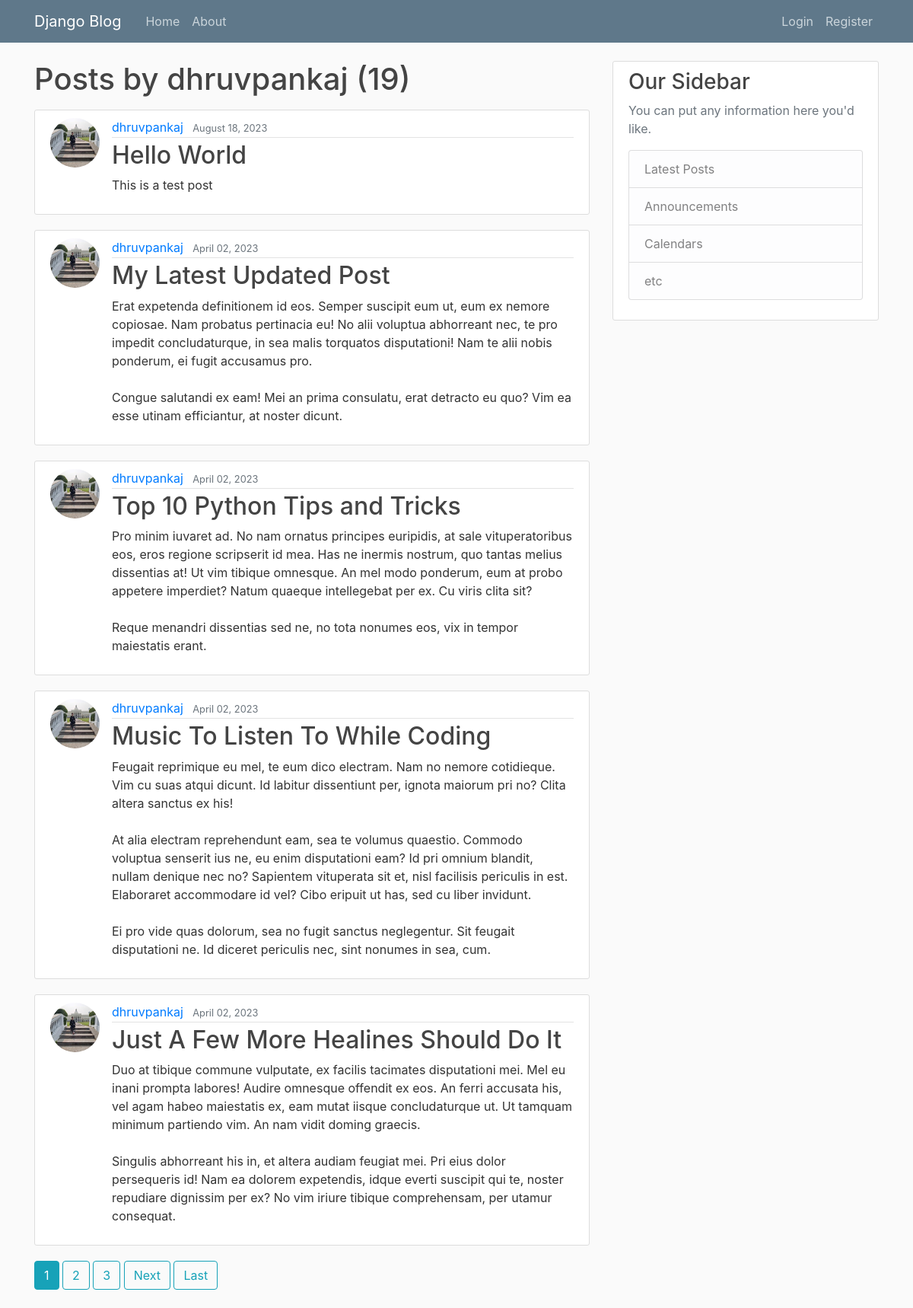
Screenshot of /user/dhruvpankaj/ with the database file from the repository.
### blog/models.py (models this page shows, shortened)
class Post(models.Model):
    title = models.CharField(max_length=100)
    content = models.TextField()
    date_posted = models.DateTimeField(default=timezone.now)
    author = models.ForeignKey(User, on_delete=models.CASCADE)

### users/models.py (models this page shows, shortened)
class Profile(models.Model):
    user = models.OneToOneField(User, on_delete=models.CASCADE)
    image = models.ImageField(default='default.jpg', upload_to='profile_pics')

### blog/views.py (the view)
# urls.py: path('user/<str:username>/', UserPostListView.as_view(), name='user-posts'),
class UserPostListView(ListView):
    model = Post
    template_name = 'blog/user_posts.html'  # <app>/<model>_<viewtype>.html
    context_object_name = 'posts'
    paginate_by = 5
    def get_queryset(self):
        user = get_object_or_404(User, username=self.kwargs.get('username'))
        return Post.objects.filter(author=user).order_by('-date_posted')

### blog/templates/blog/user_posts.html (shortened to what this page needs)
{% extends "blog/base.html" %}
{% block content %}
    <h1 class="mb-3">Posts by {{ view.kwargs.username }} ({{ page_obj.paginator.count }})</h1>
    {% for post in posts %}
        <article class="media content-section">
          <img class="rounded-circle article-img" src="{{ post.author.profile.image.url }}">
          <div class="media-body">
            <div class="article-metadata">
              <a class="mr-2" href="{% url 'user-posts' post.author.username %}">{{ post.author }}</a>
              <small class="text-muted">{{ post.date_posted|date:"F d, Y" }}</small>
            </div>
            <h2><a class="article-title" href="{% url 'post-detail' post.id %}">{{ post.title }}</a></h2>
            <p class="article-content">{{ post.content }}</p>
          </div>
        </article>
    {% endfor %}
    {% if is_paginated %}
      {% for num in page_obj.paginator.page_range %}
        {% if page_obj.number == num %}
          <a class="btn btn-info mb-4" href="?page={{ num }}">{{ num }}</a>
        {% elif num > page_obj.number|add:'-3' and num < page_obj.number|add:'3' %}
          <a class="btn btn-outline-info mb-4" href="?page={{ num }}">{{ num }}</a>
        {% endif %}
      {% endfor %}
      {% if page_obj.has_next %}
        <a class="btn btn-outline-info mb-4" href="?page={{ page_obj.next_page_number }}">Next</a>
        <a class="btn btn-outline-info mb-4" href="?page={{ page_obj.paginator.num_pages }}">Last</a>
      {% endif %}
    {% endif %}
{% endblock content %}

### blog/templates/blog/base.html (shortened to what this page needs)
{% load static %}
<!DOCTYPE html>
<html>
<head>
    <link rel="stylesheet" href="https://maxcdn.bootstrapcdn.com/bootstrap/4.0.0/css/bootstrap.min.css">
    <link rel="stylesheet" type="text/css" href="{% static 'blog/main.css' %}">
</head>
<body>
    <header class="site-header">
      <nav class="navbar navbar-expand-md navbar-dark bg-steel fixed-top">
        <div class="container">
          <a class="navbar-brand mr-4" href="{% url 'blog-home' %}">Django Blog</a>
          <div class="collapse navbar-collapse" id="navbarToggle">
            <div class="navbar-nav mr-auto">
              <a class="nav-item nav-link" href="{% url 'blog-home' %}">Home</a>
              <a class="nav-item nav-link" href="{% url 'blog-about' %}">About</a>
            </div>
            <div class="navbar-nav">
                {% if user.is_authenticated %}
                        <a class="nav-item nav-link" href="{%url 'post-create'%}">New Post</a>
                        <a class="nav-item nav-link" href="{%url 'logout'%}">Logout</a>
                        <a class="nav-item nav-link" href="{%url 'profile'%}">Profile</a>
                {% else  %}
                      <a class="nav-item nav-link" href="{%url 'login'%}">Login</a>
                      <a class="nav-item nav-link" href="{%url 'register'%}">Register</a>
                {% endif %}
            </div>
          </div>
        </div>
      </nav>
    </header>
    <main role="main" class="container">
      <div class="row">
        <div class="col-md-8">
          {% block content %}{% endblock %}
        </div>
        <div class="col-md-4">
          <div class="content-section">
            <h3>Our Sidebar</h3>
            <p class='text-muted'>You can put any information here you'd like.
              <ul class="list-group">
                <li class="list-group-item list-group-item-light">Latest Posts</li>
                <li class="list-group-item list-group-item-light">Announcements</li>
                <li class="list-group-item list-group-item-light">Calendars</li>
                <li class="list-group-item list-group-item-light">etc</li>
              </ul>
            </p>
          </div>
        </div>
      </div>
    </main>
</body>
</html>

### blog/static/blog/main.css (style rules this page uses)
body { background: #fafafa; color: #333333; margin-top: 5rem; }
h1, h2, h3, h4, h5, h6 { color: #444444; }
ul { margin: 0; }
.bg-steel { background-color: #5f788a; }
.site-header .navbar-nav .nav-link { color: #cbd5db; }
.content-section { background: #ffffff; padding: 10px 20px; border: 1px solid #dddddd; border-radius: 3px; margin-bottom: 20px; }
.article-title { color: #444444; }
.article-content { white-space: pre-line; }
.article-img { height: 65px; width: 65px; margin-right: 16px; }
.article-metadata { padding-bottom: 1px; margin-bottom: 4px; border-bottom: 1px solid #e3e3e3 }

### rows the page displays
Post: author.profile.image (picture), author "dhruvpankaj", date_posted "August 18, 2023", title "Hello World", content "This is a test post"
Post: author.profile.image (picture), author "dhruvpankaj", date_posted "April 02, 2023", title "My Latest Updated Post", content "Erat expetenda definitionem id eos. Semper suscipit eum ut, eum ex nemore copiosae. Nam probatus pertinacia eu! No alii voluptua abhorreant nec, te pro impedit concludaturque, in sea malis torquatos disputationi! Nam te alii nobis ponderum, ei fugit accusamus pro. Congue salutandi ex eam! Mei an prima consulatu, erat detracto eu quo? Vim ea esse utinam efficiantur, at noster dicunt."
Post: author.profile.image (picture), author "dhruvpankaj", date_posted "April 02, 2023", title "Top 10 Python Tips and Tricks", content "Pro minim iuvaret ad. No nam ornatus principes euripidis, at sale vituperatoribus eos, eros regione scripserit id mea. Has ne inermis nostrum, quo tantas melius dissentias at! Ut vim tibique omnesque. An mel modo ponderum, eum at probo appetere imperdiet? Natum quaeque intellegebat per ex. Cu viris clita sit? Reque menandri dissentias sed ne, no tota nonumes eos, vix in tempor maiestatis erant."
Post: author.profile.image (picture), author "dhruvpankaj", date_posted "April 02, 2023", title "Music To Listen To While Coding", content "Feugait reprimique eu mel, te eum dico electram. Nam no nemore cotidieque. Vim cu suas atqui dicunt. Id labitur dissentiunt per, ignota maiorum pri no? Clita altera sanctus ex his! At alia electram reprehendunt eam, sea te volumus quaestio. Commodo voluptua senserit ius ne, eu enim disputationi eam? Id pri omnium blandit, nullam denique nec no? Sapientem vituperata sit et, nisl facilisis periculis in est. Elaboraret accommodare id vel? Cibo eripuit ut has, sed cu liber invidunt. Ei pro vide quas dolorum, sea no fugit sanctus neglegentur. Sit feugait disputationi ne. Id diceret periculis nec, sint nonumes in sea, cum."
Post: author.profile.image (picture), author "dhruvpankaj", date_posted "April 02, 2023", title "Just A Few More Healines Should Do It", content "Duo at tibique commune vulputate, ex facilis tacimates disputationi mei. Mel eu inani prompta labores! Audire omnesque offendit ex eos. An ferri accusata his, vel agam habeo maiestatis ex, eam mutat iisque concludaturque ut. Ut tamquam minimum partiendo vim. An nam vidit doming graecis. Singulis abhorreant his in, et altera audiam feugiat mei. Pri eius dolor persequeris id! Nam ea dolorem expetendis, idque everti suscipit qui te, noster repudiare dignissim per ex? No vim iriure tibique comprehensam, per utamur consequat."

### other values shown
{{ view.kwargs.username }} "dhruvpankaj"
{{ page_obj.paginator.count }} "19"
{{ num }} "1"
{{ num }} "2" "3"
